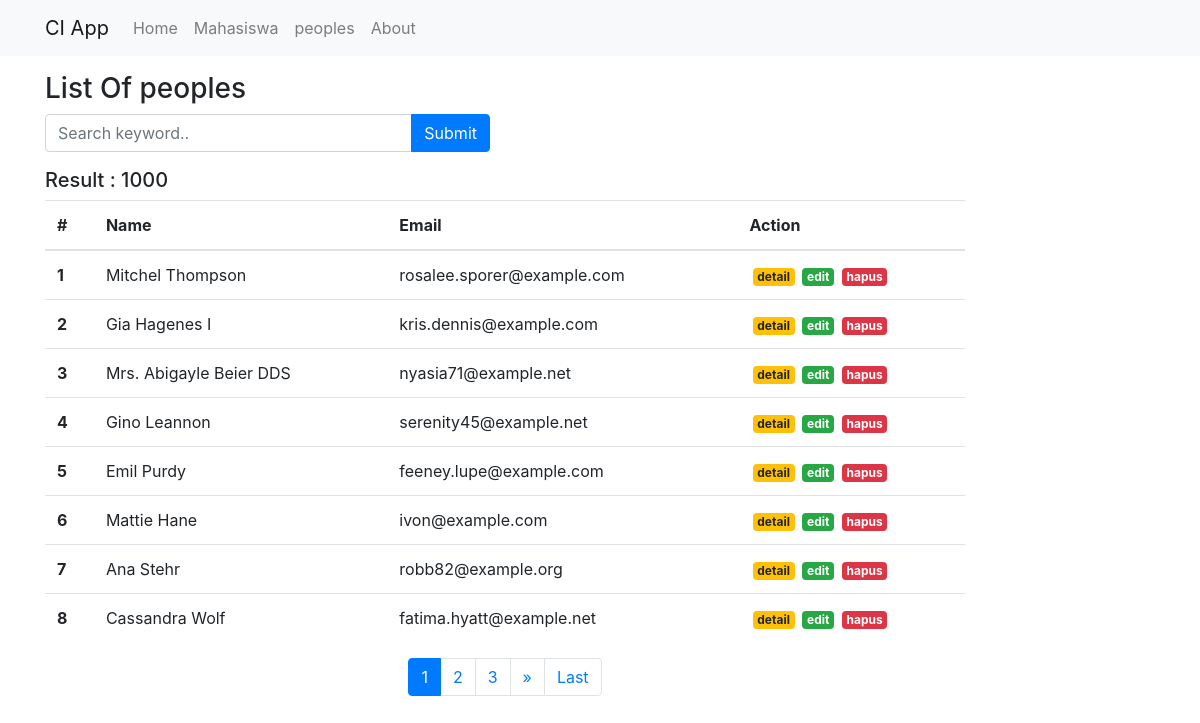
/index.php/peoples, run on the app's committed database.
### tables this page shows
CREATE TABLE `peoples` (
  `id` int(9) UNSIGNED NOT NULL,
  `name` varchar(100) NOT NULL,
  `address` varchar(255) NOT NULL,
  `email` varchar(100) NOT NULL
);

### application/controllers/Peoples.php (called while the page is built, shortened)
<?php
class Peoples extends CI_Controller
{
    public function index()
    {
        $data['judul'] = 'List of Peoples';
        $this->load->model('Peoples_model', 'peoples');
        $this->load->library('pagination');
        if($this->input->post('submit')) {
            $data['keyword'] = $this->input->post('keyword');
            $this->session->set_userdata('keyword', $data['keyword']);
        } else {
            $data['keyword'] = null;
        }
        $this->db->like('name', $data['keyword']);
        $this->db->or_like('email', $data['keyword']);
        $this->db->from('peoples');
        $config['total_rows'] = $this->db->count_all_results();
        $data['total_rows'] = $config['total_rows'];
        $config['per_page'] = 8;
        $data['start'] = $this->uri->segment(3);
        $data['peoples'] = $this->peoples->getPeoples($config['per_page'], $data['start'], $data['keyword'] );
        $this->load->view('templates/header', $data);
        $this->load->view('peoples/index', $data);
        $this->load->view('templates/footer');
    }
}

### index.php (called while the page is built, shortened)
<?php
require_once BASEPATH.'core/CodeIgniter.php';

### application/config/config.php (called while the page is built, shortened)
<?php
$config['base_url'] = 'http://localhost/ci-app';
$config['index_page'] = '';
$config['uri_protocol']	= 'REQUEST_URI';
$config['url_suffix'] = '';
$config['language']	= 'english';
$config['charset'] = 'UTF-8';
$config['enable_hooks'] = FALSE;
$config['subclass_prefix'] = 'MY_';
$config['composer_autoload'] = FALSE;
$config['permitted_uri_chars'] = 'a-z 0-9~%.:_\-';
$config['enable_query_strings'] = FALSE;
$config['controller_trigger'] = 'c';
$config['function_trigger'] = 'm';
$config['directory_trigger'] = 'd';
$config['allow_get_array'] = TRUE;
$config['log_threshold'] = 0;
$config['log_path'] = '';
$config['log_file_extension'] = '';
$config['log_file_permissions'] = 0644;
$config['log_date_format'] = 'Y-m-d H:i:s';
$config['error_views_path'] = '';
$config['cache_path'] = '';
$config['cache_query_string'] = FALSE;
$config['encryption_key'] = '';
$config['sess_driver'] = 'files';
$config['sess_cookie_name'] = 'ci_session';
$config['sess_expiration'] = 7200;
$config['sess_save_path'] = NULL;
$config['sess_match_ip'] = FALSE;
$config['sess_time_to_update'] = 300;
$config['sess_regenerate_destroy'] = FALSE;
$config['cookie_prefix']	= '';
$config['cookie_domain']	= '';
$config['cookie_path']		= '/';
$config['cookie_secure']	= FALSE;
$config['cookie_httponly'] 	= FALSE;
$config['standardize_newlines'] = FALSE;
$config['global_xss_filtering'] = FALSE;
$config['csrf_protection'] = FALSE;
$config['csrf_token_name'] = 'csrf_test_name';
$config['csrf_cookie_name'] = 'csrf_cookie_name';
$config['csrf_expire'] = 7200;
$config['csrf_regenerate'] = TRUE;
$config['csrf_exclude_uris'] = array();
$config['compress_output'] = FALSE;
$config['time_reference'] = 'local';
$config['rewrite_short_tags'] = FALSE;
$config['proxy_ips'] = '';

### application/models/Peoples_model.php (called while the page is built, shortened)
<?php
class Peoples_model extends CI_model
{
    public function getPeoples($limit, $start, $keyword = null)
    {
        return $this->db->get('peoples', $limit, $start)->result_array();
    }
}

### application/views/peoples/index.php (the view, shortened to what this page needs)
<div class="container">
    <h3 class="mt-3">List Of peoples</h3>
    <div class="row">
        <div class="col-md-5">
            <form action="<?= base_url('peoples'); ?>" method="post">
                <div class="input-group mb-3">
                    <input type="text" class="form-control" placeholder="Search keyword.." name="keyword" autocomplete="off" autofocus>
                    <div class="input-group-append">
                        <input class="btn btn-primary" type="submit" name="submit">
                    </div>
                </div>
            </form>
        </div>
    </div>
    <div class="row">
        <div class="col-md-10">
            <h5>Result : <?= $total_rows; ?></h5>
            <table class="table">
                <thead>
                    <tr>
                        <th>#</th>
                        <th>Name</th>
                        <th>Email</th>
                        <th>Action</th>
                    </tr>
                </thead>
                <tbody>
                    <?php foreach ($peoples as $people) : ?>
                    <tr>
                        <th><?= ++$start; ?></th>
                        <td><?= $people['name']; ?></td>
                        <td><?= $people['email']; ?></td>
                        <td>
                            <a href="" class="badge badge-warning">detail</a>
                            <a href="" class="badge badge-success">edit</a>
                            <a href="" class="badge badge-danger">hapus</a>
                        </td>
                    </tr>
                    <?php endforeach; ?>
                </tbody>
            </table>
            <?= $this->pagination->create_links() ;?>
        </div>
    </div>
</div>

### application/config/pagination.php (shortened to what this page needs)
<?php
 $config['base_url'] = 'http://localhost/ci-app/peoples/index';
 $config['full_tag_open'] = '<nav><ul class="pagination justify-content-center">';
 $config['full_tag_close'] = '</ul></nav>';
 $config['first_link'] = 'First';
 $config['first_tag_open'] = '<li class="page-item">';
 $config['first_tag_close'] = '</li>';
 $config['last_link'] = 'Last';
 $config['last_tag_open'] = '<li class="page-item">';
 $config['last_tag_close'] = '</li>';
 $config['next_link'] = '&raquo';
 $config['next_tag_open'] = '<li class="page-item">';
 $config['next_tag_close'] = '</li>';
 $config['cur_tag_open'] = '<li class="page-item active"><a class="page-link" href="#">';
 $config['cur_tag_close'] = '</a></li>';
 $config['num_tag_open'] = '<li class="page-item">';
 $config['num_tag_close'] = '</li>';

### application/views/templates/header.php (shortened to what this page needs)
<!doctype html>
<html lang="en">
  <head>
    <link rel="stylesheet" href="https://stackpath.bootstrapcdn.com/bootstrap/4.3.1/css/bootstrap.min.css">
    <link rel="stylesheet" href="<?= base_url(); ?>assets/css/style.css">
  </head>
  <body>
  <nav class="navbar navbar-expand-lg navbar-light bg-light">
    <div class="container">
        <a class="navbar-brand" href="#">CI App</a>
        <div class="collapse navbar-collapse" id="navbarNavAltMarkup">
            <div class="navbar-nav">
            <a class="nav-item nav-link" href="<?= base_url(); ?>">Home <span class="sr-only">(current)</span></a>
            <a class="nav-item nav-link" href="<?= base_url(); ?>mahasiswa">Mahasiswa</a>
            <a class="nav-item nav-link" href="<?= base_url(); ?>peoples">peoples</a>
            <a class="nav-item nav-link" href="<?= base_url(); ?>about">About</a>
            </div>
         </div>
    </div>
  </nav>

### application/views/templates/footer.php (shortened to what this page needs)
  </body>
</html>

### assets/css/style.css (style rules this page uses)
.badge { margin-left: 3px; }

### data on the page
peoples: name "Mitchel Thompson", email "rosalee.sporer@example.com"
peoples: name "Gia Hagenes I", email "kris.dennis@example.com"
peoples: name "Mrs. Abigayle Beier DDS", email "nyasia71@example.net"
peoples: name "Gino Leannon", email "serenity45@example.net"
peoples: name "Emil Purdy", email "feeney.lupe@example.com"
peoples: name "Mattie Hane", email "ivon@example.com"
peoples: name "Ana Stehr", email "robb82@example.org"
peoples: name "Cassandra Wolf", email "fatima.hyatt@example.net"

### other printed values
$total_rows "1000"
$this->pagination->create_links() "1 2 3 » Last"
